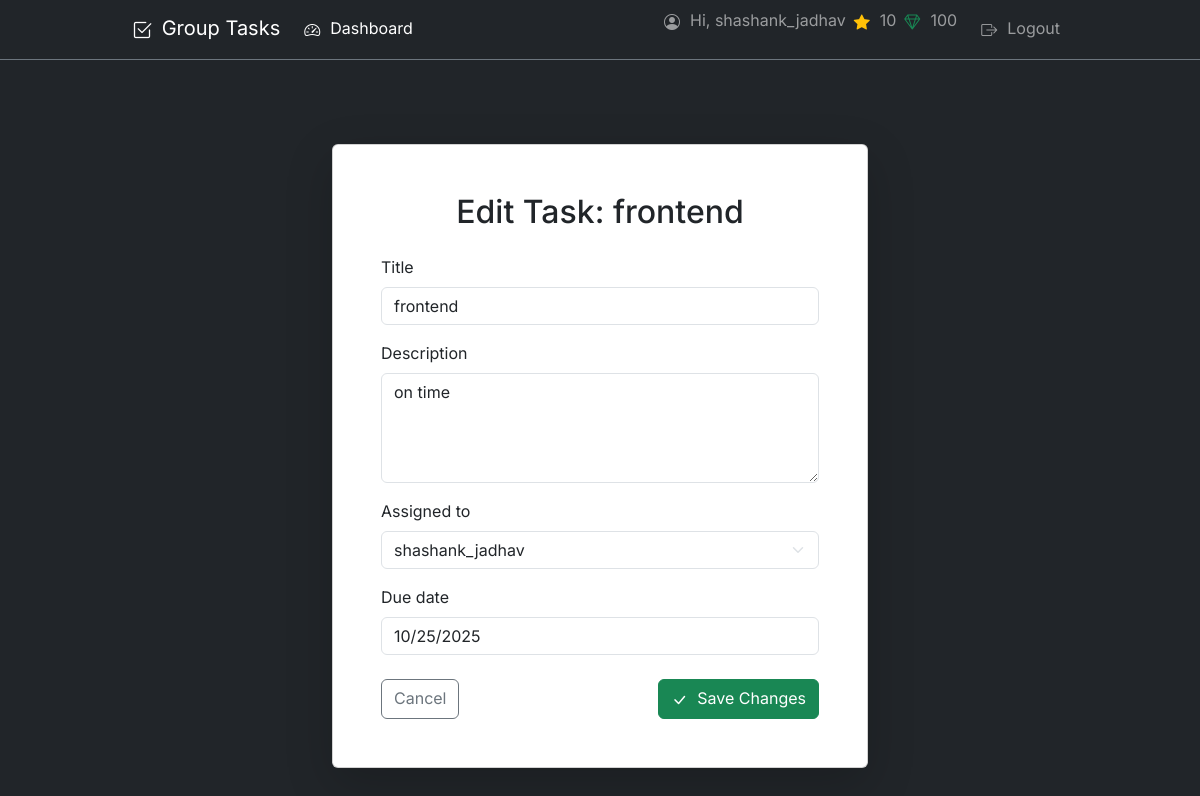
The app's page /task/1/update/ (signed in) with its own data.
### tasks/models.py (models this page shows, shortened)
class Profile(models.Model):
    user = models.OneToOneField(User, on_delete=models.CASCADE)
    coins = models.IntegerField(default=100)
    points = models.IntegerField(default=0)
    current_streak = models.IntegerField(default=0)
    longest_streak = models.IntegerField(default=0)
    last_completion_date = models.DateField(null=True, blank=True)
    badges = models.ManyToManyField(Badge, blank=True)

class Task(models.Model):
    STATUS_OPEN = 'open'
    STATUS_PENDING_REVIEW = 'pending'
    STATUS_NEEDS_REVISION = 'revision'
    STATUS_COMPLETE = 'complete'
    STATUS_CHOICES = [
        (STATUS_OPEN, 'Open'),
        (STATUS_PENDING_REVIEW, 'Pending Review'),
        (STATUS_NEEDS_REVISION, 'Needs Revision'),
        (STATUS_COMPLETE, 'Completed'),
    ]
    group = models.ForeignKey(
        Group,
        related_name='tasks',
        on_delete=models.CASCADE
    )
    title = models.CharField(max_length=200)
    description = models.TextField(blank=True, null=True)
    assigned_to = models.ForeignKey(
        User,
        related_name='assigned_tasks',
        on_delete=models.SET_NULL,
        null=True,
        blank=True
    )
    creator = models.ForeignKey(
        User,
        related_name='created_tasks',
        on_delete=models.CASCADE
    )
    due_date = models.DateField(null=True, blank=True)
    status = models.CharField(
        max_length=10,
        choices=STATUS_CHOICES,
        default=STATUS_OPEN
    )
    requires_proof = models.BooleanField(default=False)
    created_at = models.DateTimeField(auto_now_add=True)
    updated_at = models.DateTimeField(auto_now=True)

### tasks/views.py (the view, shortened to what this page needs)
# urls.py: path('task/<int:pk>/update/', views.TaskUpdateView.as_view(), name='task_update'),
class TaskUpdateView(LoginRequiredMixin, UserPassesTestMixin, UpdateView):
    model = Task
    form_class = TaskForm
    template_name = 'tasks/task_form.html'
    context_object_name = 'task'
    def test_func(self):
        task = self.get_object()
        user_is_member = task.group.members.filter(pk=self.request.user.pk).exists()
        return user_is_member
    def get_form_kwargs(self):
        kwargs = super().get_form_kwargs()
        kwargs['group'] = self.object.group
        return kwargs
    def get_context_data(self, **kwargs):
        context = super().get_context_data(**kwargs)
        context['group'] = self.object.group
        context['is_creating'] = False
        return context

### tasks/templates/tasks/task_form.html (shortened to what this page needs)
{% extends "layout.html" %}
{% block content %}
<div class="row justify-content-center mt-4">
    <div class="col-12 col-md-8 col-lg-7">
        <div class="card shadow-lg" data-bs-theme="light">
            <div class="card-body p-4 p-md-5">
                <h2 class="card-title text-center mb-4 text-dark">
                    {% if is_creating %}
                        Add New Task to "{{ group.name }}"
                    {% else %}
                        Edit Task: {{ form.instance.title }}
                    {% endif %}
                </h2>
                <form method="post">
                    <div class="mb-3">
                        <label for="{{ form.title.id_for_label }}" class="form-label text-dark">{{ form.title.label }}</label>
                        {{ form.title }}
                    </div>
                    <div class="mb-3">
                        <label for="{{ form.description.id_for_label }}" class="form-label text-dark">{{ form.description.label }}</label>
                        {{ form.description }}
                    </div>
                    <div class="mb-3">
                        <label for="{{ form.assigned_to.id_for_label }}" class="form-label text-dark">{{ form.assigned_to.label }}</label>
                        {{ form.assigned_to }}
                    </div>
                    <div class="mb-3">
                        <label for="{{ form.due_date.id_for_label }}" class="form-label text-dark">{{ form.due_date.label }}</label>
                        {{ form.due_date }}
                    </div>
                    <div class="d-grid gap-2 d-md-flex justify-content-between mt-4">
                        <a href="{% url 'tasks:group_detail' group.pk %}" class="btn btn-outline-secondary">
                            Cancel
                        </a>
                        <button class="btn btn-success" type="submit">
                            <i class="bi {% if is_creating %}bi-plus-lg{% else %}bi-check-lg{% endif %}"></i> {% if is_creating %}Add Task{% else %}Save Changes{% endif %}
                        </button>
                    </div>
                </form>
            </div>
        </div>
    </div>
</div>
{% endblock %}

### templates/layout.html (shortened to what this page needs)
{% load static %}
<!DOCTYPE html>
<html lang="en" data-bs-theme="dark">
<head>
    <link href="https://cdn.jsdelivr.net/npm/bootstrap@5.3.2/dist/css/bootstrap.min.css" rel="stylesheet" xintegrity="sha384-T3c6CoIi6uLrA9TneNEoa7RxnatzjcDSCmG1MXxSR1GAsXEV/Dwwykc2MPK8M2HN">
    <link rel="stylesheet" href="https://cdn.jsdelivr.net/npm/bootstrap-icons@1.11.3/font/bootstrap-icons.min.css">
</head>
<body class="bg-dark text-light">
    <nav class="navbar navbar-expand-lg navbar-dark bg-dark border-bottom border-secondary fixed-top mb-4">
        <div class="container-fluid container">
        <a class="navbar-brand" href="{% if user.is_authenticated %}{% url 'tasks:dashboard' %}{% else %}{% url 'login' %}{% endif %}"><i class="bi bi-check2-square"></i> Group Tasks</a>
        <div class="collapse navbar-collapse" id="navbarSupportedContent">
        <ul class="navbar-nav me-auto mb-2 mb-lg-0">
            {% if user.is_authenticated %}
            <li class="nav-item">
            <a class="nav-link active" aria-current="page" href="{% url 'tasks:dashboard' %}"><i class="bi bi-speedometer2"></i> Dashboard</a>
            </li>
            {% endif %}
        </ul>
        <ul class="navbar-nav ms-auto mb-2 mb-lg-0">
            {% if user.is_authenticated %}
                <li class="nav-item">
                    <span class="navbar-text me-2">
                        <i class="bi bi-person-circle"></i> Hi, {{ user.username }}
                    </span>
                </li>
                <li class="nav-item">
                    <span class="navbar-text me-2" title="Points (for leaderboard)">
                        <i class="bi bi-star-fill text-warning"></i> {{ user.profile.points }}
                    </span>
                </li>
                <li class="nav-item">
                    <span class="navbar-text me-3" title="Coins (for pledges)">
                    <i class="bi bi-gem text-success"></i> {{ user.profile.coins }}
                    </span>
                </li>
                <li class="nav-item">
                    <a class="nav-link" href="{% url 'logout' %}"><i class="bi bi-box-arrow-right"></i> Logout</a>
                </li>
            {% endif %}
        </ul>
        </div>
    </div>
    </nav>
    <main class="container mt-5 pt-3">
        {% block content %}{% endblock %}
    </main>
</body>
</html>

### templates/layout.html (style rules this page uses)
body { font-family: 'Inter', sans-serif; padding-top: 56px; }
.container { max-width: 960px; }
.bi { vertical-align: -.125em; margin-right: 0.25rem; }
.btn .bi, .nav-link .bi { margin-right: 0.35rem; }
.navbar-text .bi { margin-right: 0.35rem; }

### records on screen
Task: instance "frontend", title "frontend", description "on time", assigned_to "shashank_jadhav", due_date "10/25/2025"

### other values on screen
{{ user.username }} "shashank_jadhav"
{{ user.profile.points }} "10"
{{ user.profile.coins }} "100"
